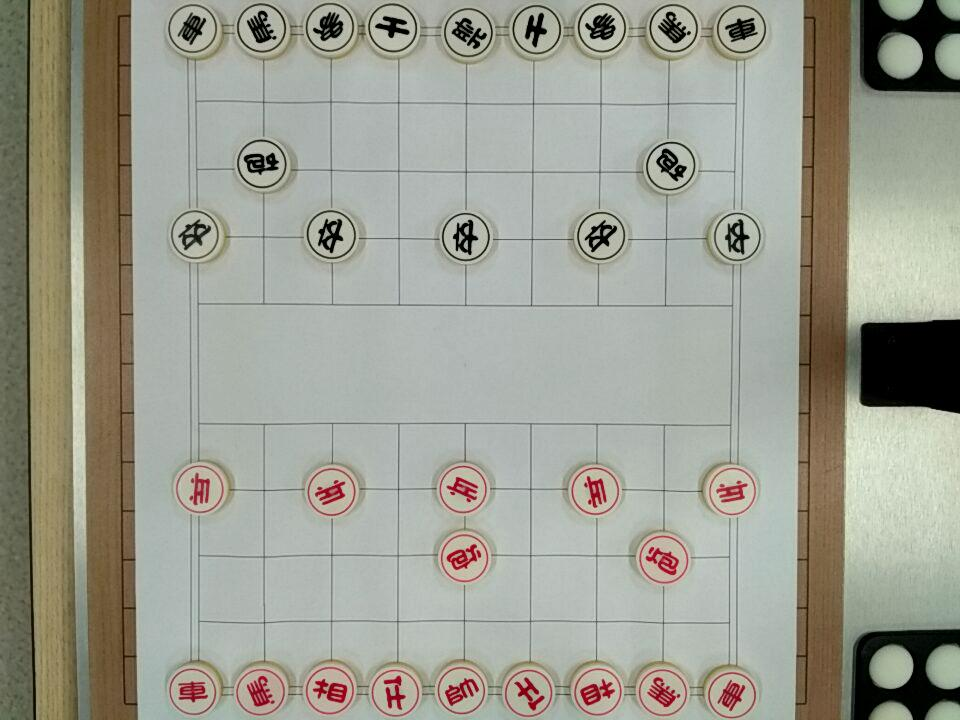
%> input picture Project/Test.jpg, 960 x 720 px
$ octave --eval "result = preprocess('Test.jpg');"   (GNU Octave 9; MATLAB toolbox functions it lacks are replaced by stand-ins)
%> lines starting %> are read from the running program, lines starting %| are printed output that depends on the picture; in (x1, y1, x2, y2) boxes, pixels count from 0 and x2, y2 are one past the last pixel; in counts of white or black regions, pixels touching at a corner belong together; the program's own positions count from 1
function [Image, BW] = preprocess(filename)
%> called with filename = 'Test.jpg'
%PREPROCESS Preprocess digital image from graphics source file using MATLAB.
%   [IMAGE, BW] = PREPROCESS(FILENAME) reads a color image from the file
%   specified by FILENAME and binarizes digital IMAGE by thresholding.
%
%   IMAGE is a color image read from the file using A = IMREAD(FILENAME).
%   BW is a One-by-Two cell array. BW{1, 1} is BWBlack, BW{1, 2} is BWRed.
%   BWBlack and BWRed are binarized with BW = IMBINARIZE(I, METHOD).
%
%   Author: KevinK
%   Date: 2019/05/16 20:47:03
%   Copyright 2019 Liangwei KE, Yue WANG, Jiachang REN.

%% Initialization
CorrectionFactor = 0;
Image = imread(filename);
%> Image is the input picture: size 720x960x3 uint8; mean R, G, B 156.5, 157.2, 145.3
Image = imrotate(Image, 90);
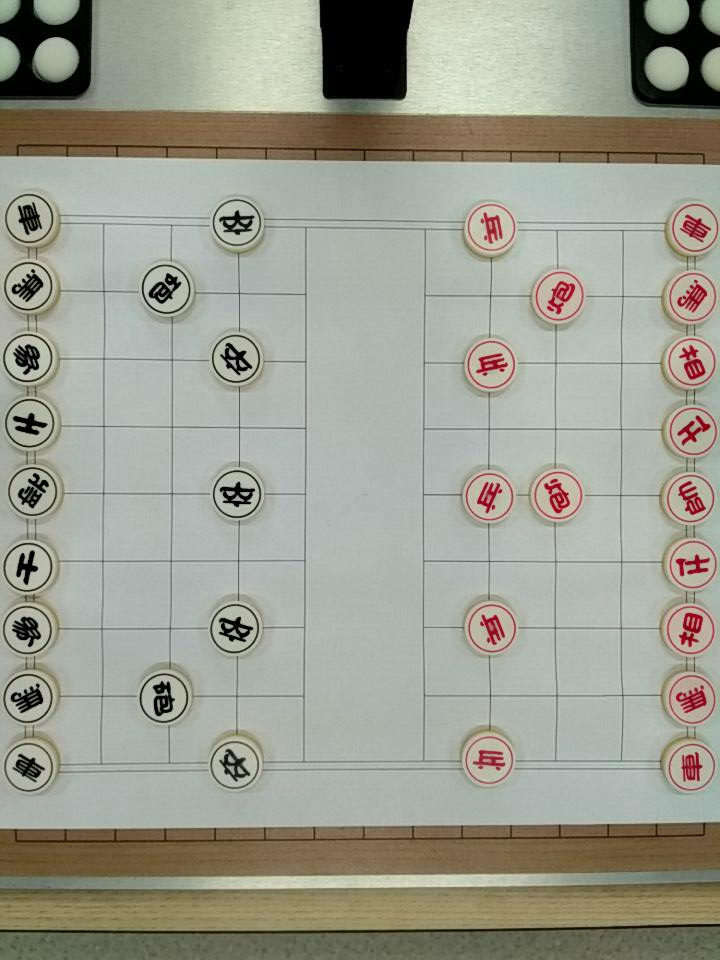
%> Image: size 960x720x3 uint8; mean R, G, B 156.5, 157.2, 145.3; mean of the top-left, top-right, bottom-left and bottom-right quarters 152.7, 157.5, 149, 152.9
% 此处的画面XY范围 需要根据自己选择的摄像头和架设高度进行测定
% 调试实验可在ThePrinciple.m中进行 分区域检测效果可在ThePrincipleOfRegionlization.m中进行验证
Image = Image(495-305+CorrectionFactor : 495+305+CorrectionFactor, :, :);
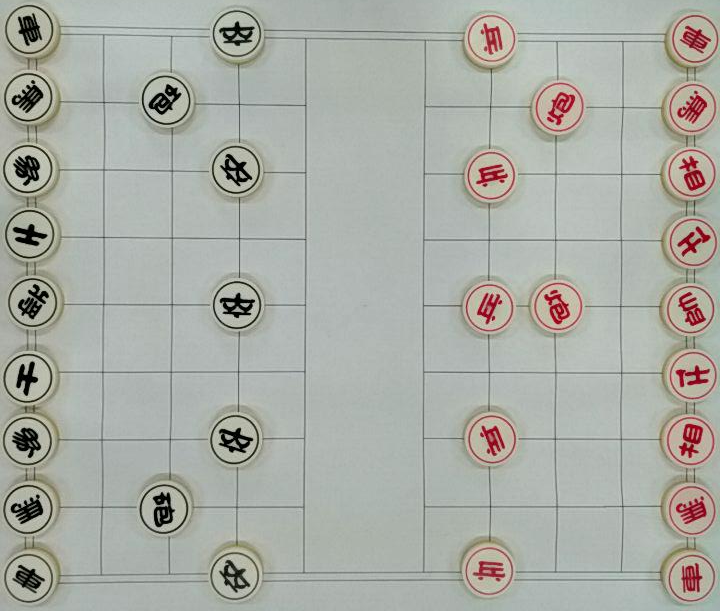
%> Image: size 611x720x3 uint8; mean R, G, B 170, 172.6, 165.7
R = Image(:, :, 1); G = Image(:, :, 2); B = Image(:, :, 3); BW = cell(1, 2);
%> after `R = Image(:, :, 1)`:
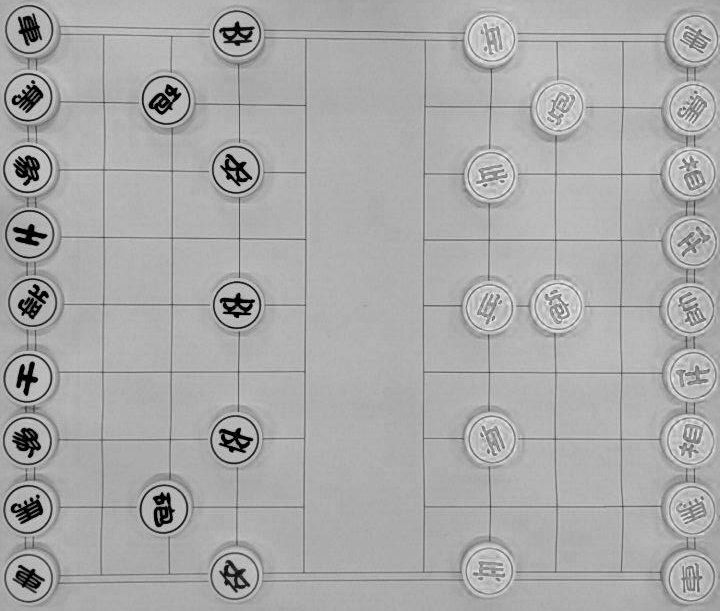
%> R: size 611x720 uint8; min 0, max 250, mean 170
%% Black Ones
% 'Sensitivity' default is 0.50 in the range [0 1]
% default BW = imbinarize(I, 'adaptive', Name, Value)
BWBlack = imbinarize(R, 'adaptive', 'Sensitivity', 0.28, 'ForegroundPolarity', 'dark');
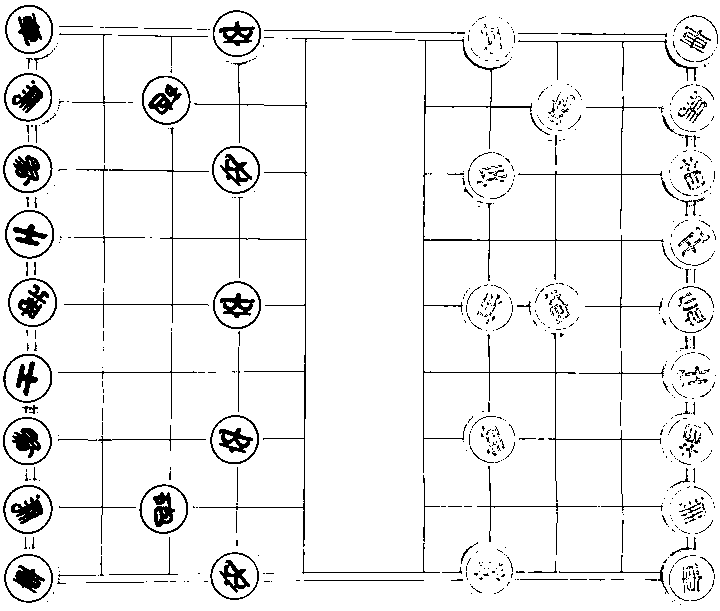
%> BWBlack: size 611x720 logical; 94.1% white; black in thin lines or dots
%% Red Ones
BWRed = G; BWR = imbinarize(R, 0.39); BWRed(BWR == 0) = 255;
%> after `BWR = imbinarize(R, 0.39)`:
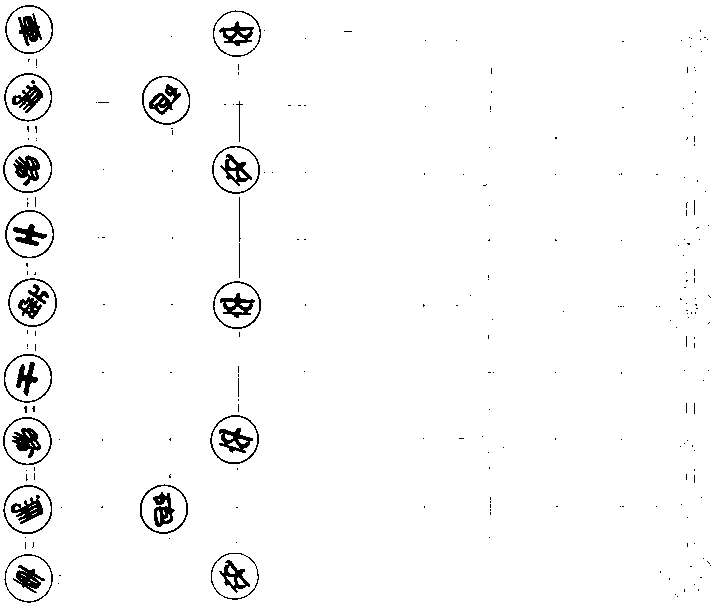
%> BWR: size 611x720 logical; 97.5% white; 256 black regions (221 under 20 px), largest, box (x1, y1, x2, y2) and area: (12, 428, 41, 458) 470, (13, 155, 40, 186) 463, (18, 284, 49, 319) 447
%> after `BWRed(BWR == 0) = 255`:
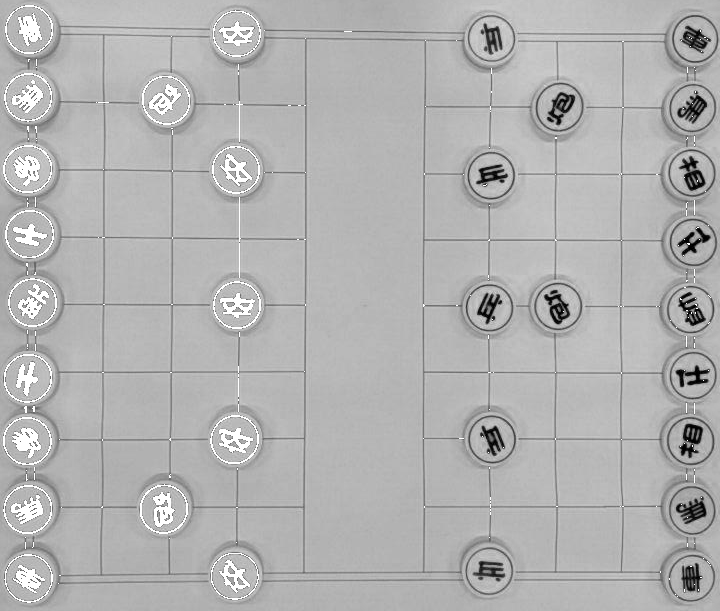
%> BWRed: size 611x720 uint8; min 0, max 255, mean 178
BWRed = imbinarize(BWRed, 'adaptive', 'Sensitivity', 0.28, 'ForegroundPolarity', 'dark');
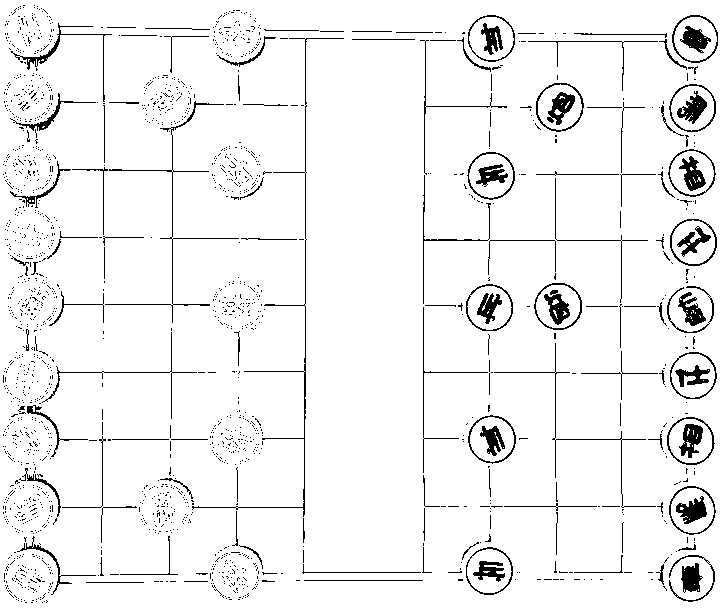
%> BWRed: size 611x720 logical; 94.5% white; black in thin lines or dots
%% Get Data
BW{1, 1} = BWBlack; BW{1, 2} = BWRed;

end
